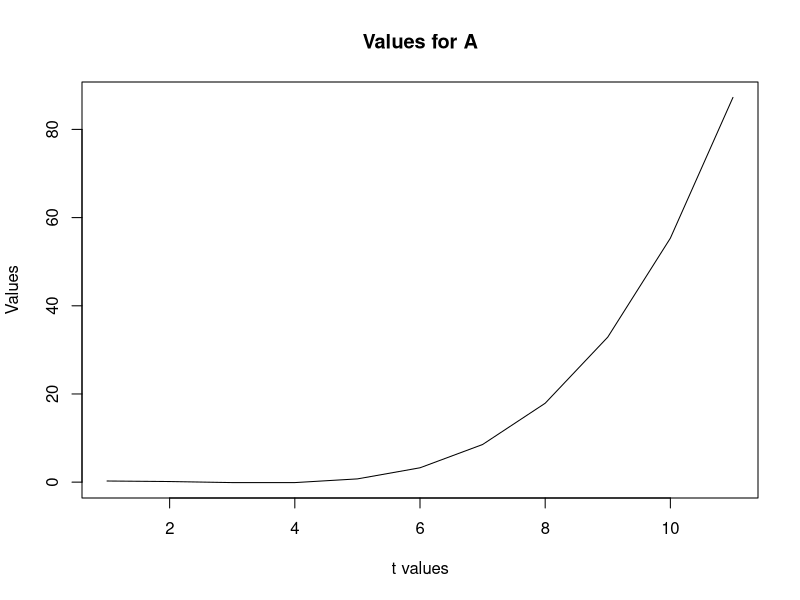

This figure's R source:
  # a şıkkındaki taylor serisinin her t değeri için grafiğin kodu
  # t değerleri 0'dan 10'a kadar alınmıştır ve bir vektörde depolanmıştır
  # sonra bu değerler x vektörü içinde tutulmuş ve grafik çiziminde kullanılmıştır
  
  t <- 0:10
  x <- ( 0.26 - ((t^2)*0.13) + ((t^4)*(0.01)) )
  plot(x, type="l", xlab="t values", ylab="Values", main="Values for A")